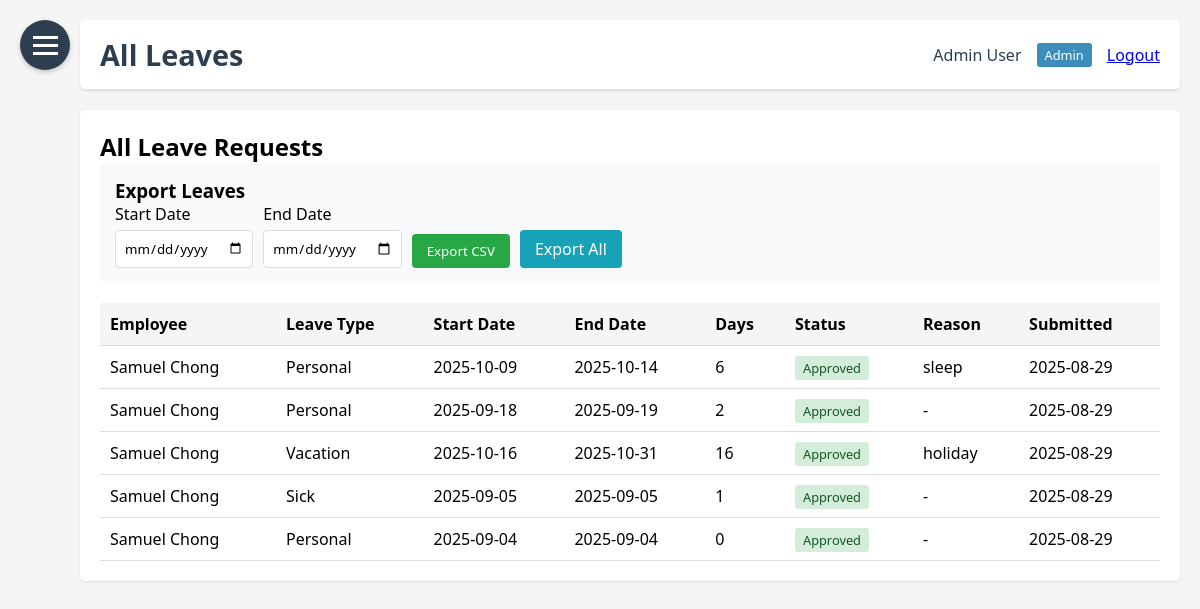
Page /all_leaves (signed in) on the earlier database version.
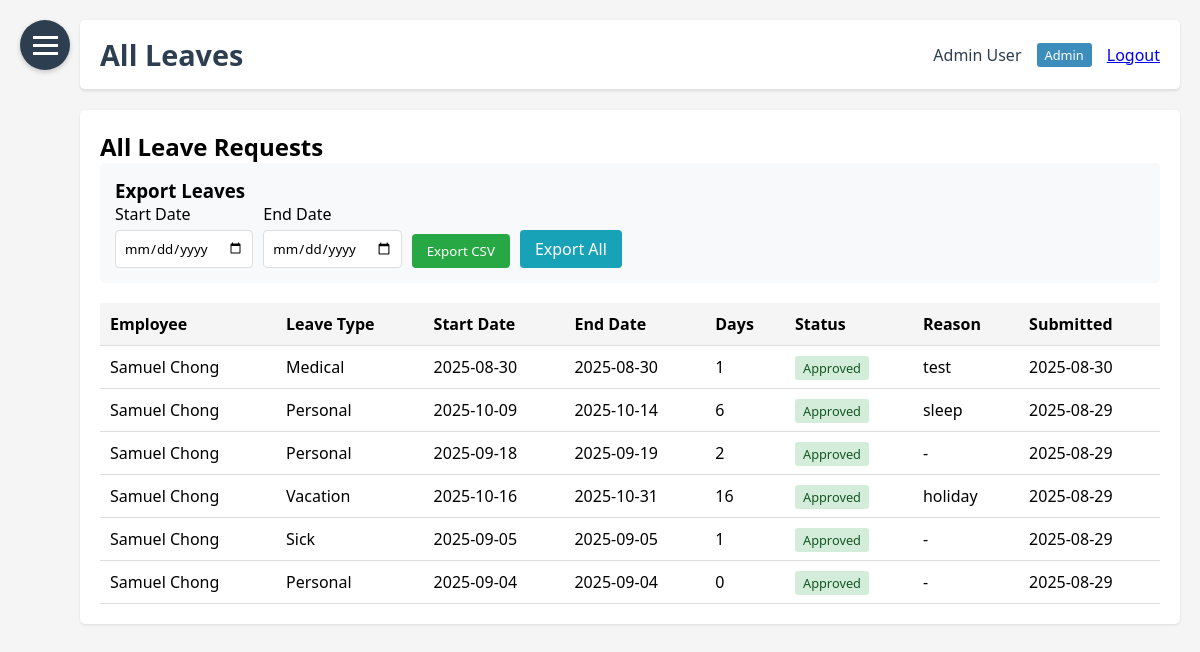
Same page on the later database version.
### HerculesSystem.py (models this page shows, shortened)
class LeaveRequest(db.Model):
    id = db.Column(db.Integer, primary_key=True)
    employee_id = db.Column(db.Integer, db.ForeignKey('employee.id'), nullable=False)
    start_date = db.Column(db.Date, nullable=False)
    end_date = db.Column(db.Date, nullable=False)
    leave_type = db.Column(db.String(50), nullable=False)
    compassionate_type = db.Column(db.String(50))  # For compassionate leave sub-type
    reason = db.Column(db.Text)
    attachment_filename = db.Column(db.String(255))  # Store filename
    status = db.Column(db.String(20), default='pending')
    days_requested = db.Column(db.Integer, nullable=False)
    created_at = db.Column(db.DateTime, default=datetime.utcnow)
    approved_at = db.Column(db.DateTime)
    employee = db.relationship('Employee', backref=db.backref('leave_requests', lazy=True))

class Employee(UserMixin, db.Model):
    id = db.Column(db.Integer, primary_key=True)
    username = db.Column(db.String(80), unique=True, nullable=False)
    password = db.Column(db.String(120), nullable=False)
    full_name = db.Column(db.String(120), nullable=False)
    email = db.Column(db.String(120), unique=True, nullable=False)
    department = db.Column(db.String(80))
    position = db.Column(db.String(80))
    hire_date = db.Column(db.Date)
    is_admin = db.Column(db.Boolean, default=False)
    user_type = db.Column(db.String(20), default='employee')  # admin, supervisor, office, factory

### HerculesSystem.py (the view)
@app.route('/all_leaves')
@login_required
def all_leaves():
    if current_user.user_type not in ['admin', 'supervisor']:
        flash('You do not have permission to view all leaves.', 'danger')
        return redirect(url_for('leaves'))
    all_requests = LeaveRequest.query.order_by(LeaveRequest.created_at.desc()).all()
    return render_template('all_leaves.html', all_requests=all_requests)

### HerculesSystem.py (called while the page is built)
@login_manager.user_loader
def load_user(user_id):
    return db.session.get(Employee, int(user_id))

@app.context_processor
def inject_now():
    return {'now': datetime.utcnow()}

@app.before_request
def before_request():
    if request.url.startswith('https://'):
        new_url = request.url.replace('https://', 'http://', 1)
        return redirect(new_url, code=301)

### templates/all_leaves.html (shortened to what the changed rows need)
{% extends "base.html" %}
{% block header %}All Leaves{% endblock %}
{% block content %}
<h2>All Leave Requests</h2>
{% if all_requests %}
<table style="width: 100%; border-collapse: collapse; margin-top: 20px;">
    <thead>
        <tr style="background: #f5f5f5;">
            <th style="padding: 10px; text-align: left; border-bottom: 1px solid #ddd;">Employee</th>
            <th style="padding: 10px; text-align: left; border-bottom: 1px solid #ddd;">Leave Type</th>
            <th style="padding: 10px; text-align: left; border-bottom: 1px solid #ddd;">Start Date</th>
            <th style="padding: 10px; text-align: left; border-bottom: 1px solid #ddd;">End Date</th>
            <th style="padding: 10px; text-align: left; border-bottom: 1px solid #ddd;">Days</th>
            <th style="padding: 10px; text-align: left; border-bottom: 1px solid #ddd;">Status</th>
            <th style="padding: 10px; text-align: left; border-bottom: 1px solid #ddd;">Reason</th>
            <th style="padding: 10px; text-align: left; border-bottom: 1px solid #ddd;">Submitted</th>
        </tr>
    </thead>
    <tbody>
        {% for request in all_requests %}
        <tr>
            <td style="padding: 10px; border-bottom: 1px solid #ddd;">{{ request.employee.full_name }}</td>
            <td style="padding: 10px; border-bottom: 1px solid #ddd;">{{ request.leave_type|title }}</td>
            <td style="padding: 10px; border-bottom: 1px solid #ddd;">{{ request.start_date.strftime('%Y-%m-%d') }}</td>
            <td style="padding: 10px; border-bottom: 1px solid #ddd;">{{ request.end_date.strftime('%Y-%m-%d') }}</td>
            <td style="padding: 10px; border-bottom: 1px solid #ddd;">{{ request.days_requested }}</td>
            <td style="padding: 10px; border-bottom: 1px solid #ddd;">
                <span style="
                    padding: 3px 8px;
                    border-radius: 3px;
                    font-size: 0.8rem;
                    {% if request.status == 'approved' %}
                        background: #d4edda; color: #155724;
                    {% elif request.status == 'rejected' %}
                        background: #f8d7da; color: #721c24;
                    {% else %}
                        background: #fff3cd; color: #856404;
                    {% endif %}
                ">
                    {{ request.status|title }}
                </span>
            </td>
            <td style="padding: 10px; border-bottom: 1px solid #ddd;">{{ request.reason|truncate(30) }}</td>
            <td style="padding: 10px; border-bottom: 1px solid #ddd;">{{ request.created_at.strftime('%Y-%m-%d') }}</td>
        </tr>
        {% endfor %}
    </tbody>
</table>
{% else %}
<p>No leave requests found.</p>
{% endif %}
{% endblock %}

Differences in the rows shown:
added LeaveRequest: employee.full_name "Samuel Chong", leave_type "Medical", start_date "2025-08-30", end_date "2025-08-30", days_requested "1", status "Approved", reason "test", created_at "2025-08-30"
